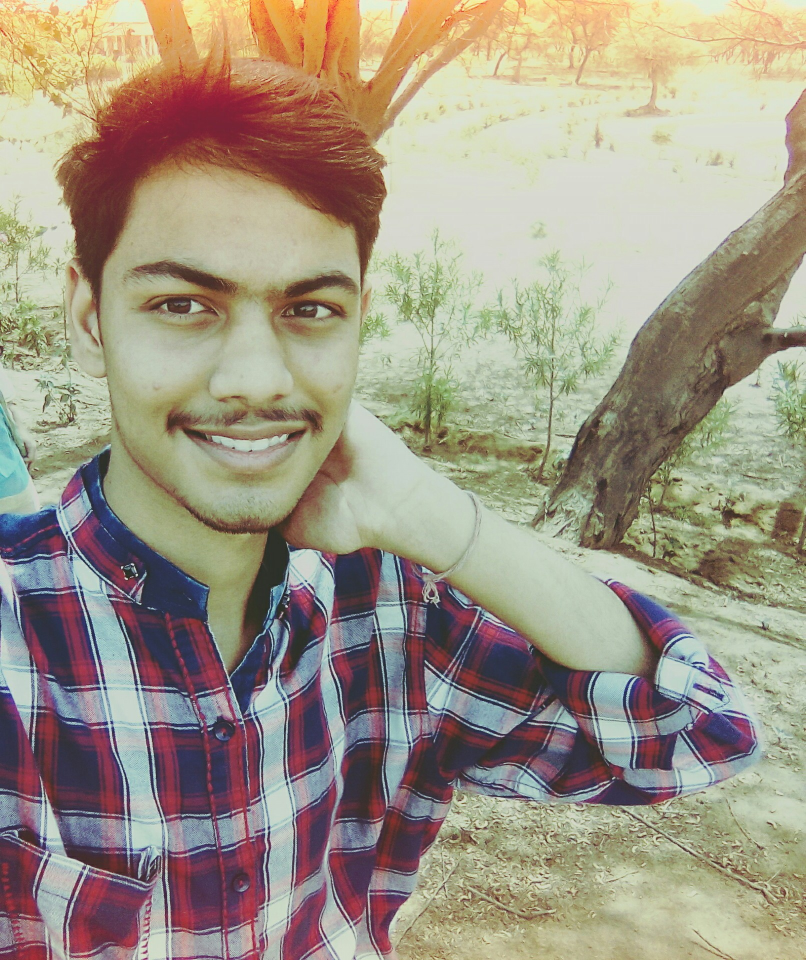
#> input picture Editing image/photo.jpg, 1611 x 1920 px (shown at 1/2 size)
$ jupyter execute 'Editing in Image.ipynb'
#> lines starting #> are read from the running program, lines starting #| are printed output that depends on the picture
# Editing Image

[cell 1]
import cv2
import numpy as np

# Resize image

[cell 2]
photo=cv2.imread("photo.jpg")
#> photo is the input picture: shape (1920, 1611, 3); mean B, G, R 132.7, 150.2, 159.2
resize_photo=cv2.resize(photo, (int(photo.shape[1]/4),int(photo.shape[0]/4)))
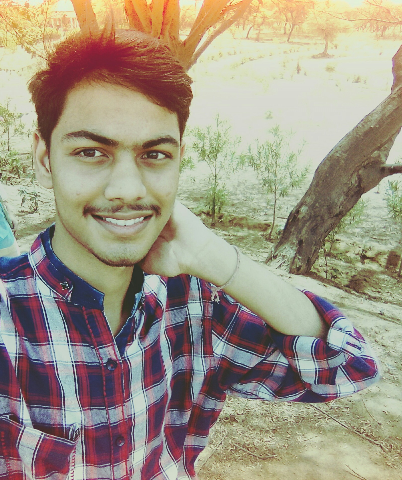
#> resize_photo: shape (480, 402, 3); mean B, G, R 132.6, 150.1, 159.1
cv2.imshow("hi",resize_photo)
cv2.waitKey(0)
cv2.destroyAllWindows()

# use split and merge

[cell 3]
photo=cv2.imread("photo.jpg")
resize_photo=cv2.resize(photo, (int(photo.shape[1]/4),int(photo.shape[0]/4)))
resize_photo

[cell 4]
B,G,R=cv2.split(resize_photo)
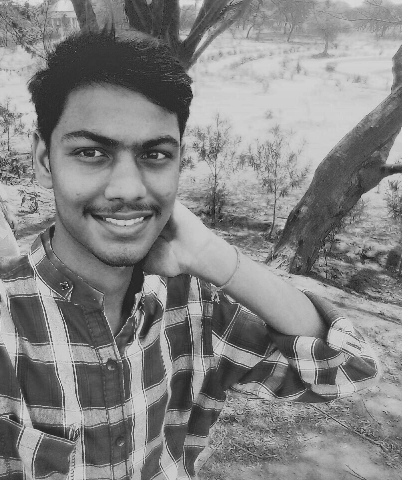
#> B: shape (480, 402); min 18, max 232, mean 132.6
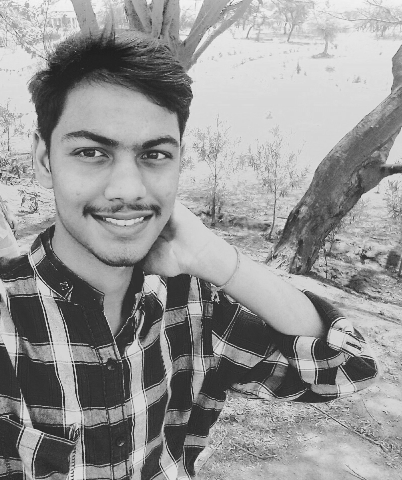
#> G: shape (480, 402); min 27, max 244, mean 150.1
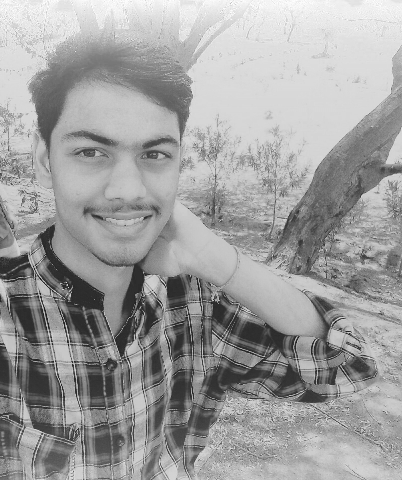
#> R: shape (480, 402); min 23, max 255, mean 159.1

[cell 5]
B

[cell 6]
G

[cell 7]
R

[cell 8]
# Removing the red color from photo
R.shape
#> Out = (480, 402)

[cell 9]
R[:,:]=0
#> R: shape (480, 402); every value is 0

[cell 10]
R

[cell 11]
newphoto=cv2.merge([B,G,R])
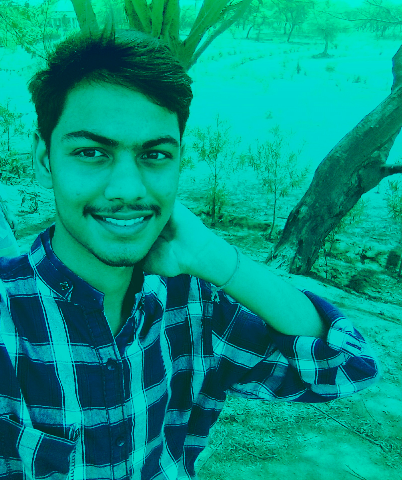
#> newphoto: shape (480, 402, 3); mean B, G, R 132.6, 150.1, 0

[cell 12]
cv2.imshow("hi",newphoto)
cv2.waitKey(0)
cv2.destroyAllWindows()

[cell 13]
# second way

[cell 14]
photo=cv2.imread("photo.jpg")
resize_photo=cv2.resize(photo, (int(photo.shape[1]/4),int(photo.shape[0]/4)))
B,G,R=cv2.split(resize_photo)

[cell 15]
R.shape
#> Out = (480, 402)

[cell 16]
R.dtype

[cell 17]
zeros=np.zeros((480,402))

[cell 18]
zeros=zeros.astype('uint8') # it changes the dtype of zeros variable

[cell 19]
zeros

[cell 20]
newphoto=cv2.merge([B,G,zeros])

[cell 21]
cv2.imshow("hi",newphoto)
cv2.waitKey(0)
cv2.destroyAllWindows()

[cell 22]
# Third way

[cell 23]
photo=cv2.imread("photo.jpg")
resize_photo=cv2.resize(photo, (int(photo.shape[1]/4),int(photo.shape[0]/4)))
resize_photo.shape
#> Out = (480, 402, 3)

[cell 24]
resize_photo[:,:,2]=0

[cell 25]
cv2.imshow("hi",resize_photo)
cv2.waitKey(0)
cv2.destroyAllWindows()

# Crop photo

[cell 26]
photo=cv2.imread("photo.jpg")
resize_photo=cv2.resize(photo, (int(photo.shape[1]/4),int(photo.shape[0]/4)))
resize_photo.shape
#> Out = (480, 402, 3)

[cell 27]
newphoto=resize_photo[50:300,10:200]
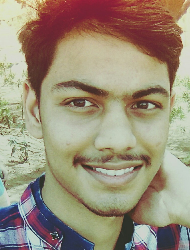
#> newphoto: shape (250, 190, 3); mean B, G, R 121.6, 143, 154.4

[cell 28]
cv2.imshow("hi",newphoto)
cv2.waitKey(0)
cv2.destroyAllWindows()

# Intensity of color

[cell 29]
photo=cv2.imread("photo.jpg")
resize_photo=cv2.resize(photo, (int(photo.shape[1]/4),int(photo.shape[0]/4)))
B,G,R=cv2.split(resize_photo)

[cell 30]
B

[cell 31]
G

[cell 32]
R

[cell 33]
R[:,:] -= 30
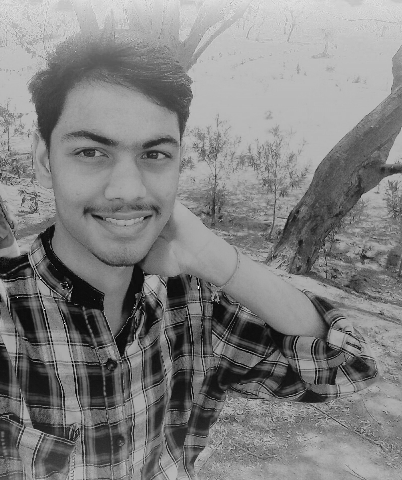
#> R: shape (480, 402); min 0, max 255, mean 129.1

[cell 34]
newphoto=cv2.merge([B,G,R])
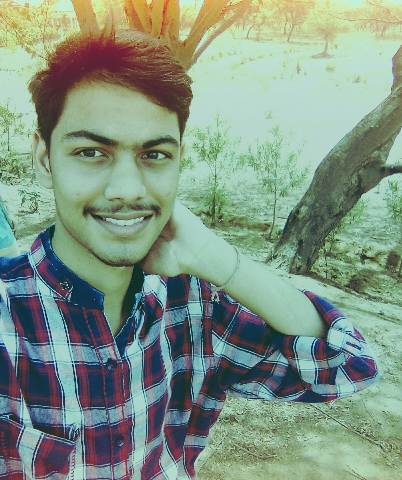
#> newphoto: shape (480, 402, 3); mean B, G, R 132.6, 150.1, 129.1

[cell 35]
cv2.imshow("hi",newphoto)
cv2.waitKey(0)
cv2.destroyAllWindows()

# Converting image in Blacken white

[cell 36]
photo=cv2.imread("photo.jpg")
resize_photo=cv2.resize(photo, (int(photo.shape[1]/4),int(photo.shape[0]/4)))
Gray_image=cv2.cvtColor(resize_photo, cv2.COLOR_BGR2GRAY)
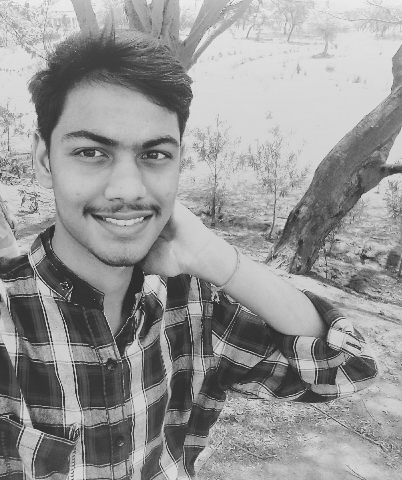
#> Gray_image: shape (480, 402); min 34, max 239, mean 150.8

[cell 37]
cv2.imshow("hi",Gray_image)
cv2.waitKey(0)
cv2.destroyAllWindows()

# Flip image

[cell 38]
photo=cv2.imread("photo.jpg")
resize_photo=cv2.resize(photo, (int(photo.shape[1]/4),int(photo.shape[0]/4)))
flip_photo=cv2.flip(resize_photo,1)
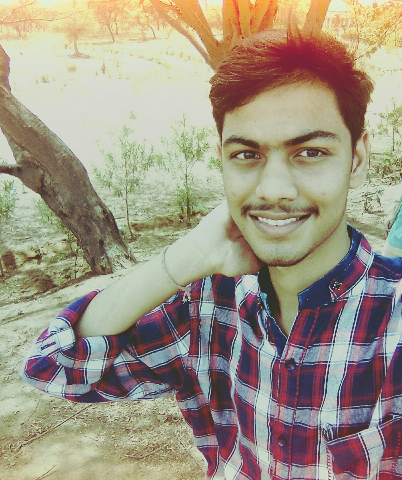
#> flip_photo: shape (480, 402, 3); mean B, G, R 132.6, 150.1, 159.1
cv2.imshow("hi",flip_photo)
cv2.waitKey(0)
cv2.destroyAllWindows()
